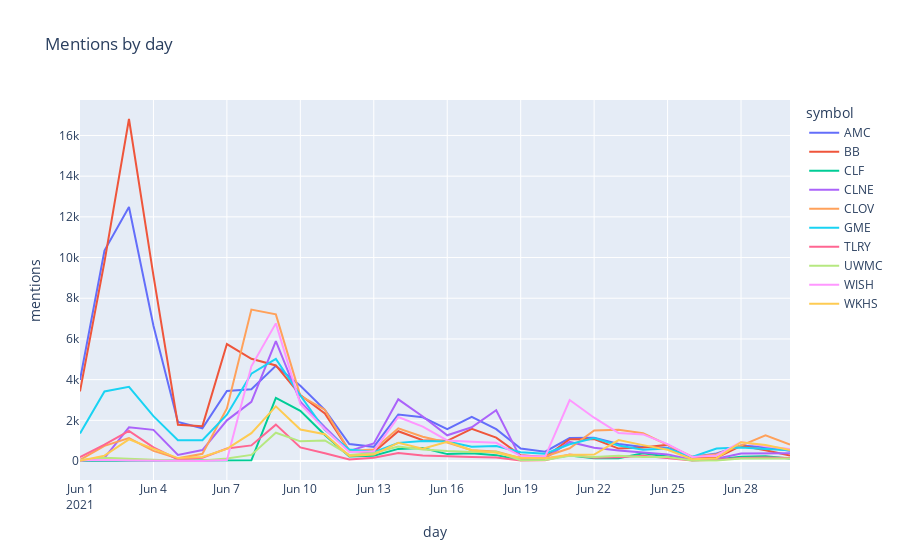

The cell this chart's notebook holds for it:
### Code cell
fig = px.line(mentions.loc[(mentions['symbol'].isin(top_symbols_june[:10])) & (mentions['day'].dt.month == 6)], 
              x="day", y="num_mentions", line_group="symbol", color="symbol",
              title="Mentions by day", labels={'num_mentions': 'mentions'})
fig.show()
